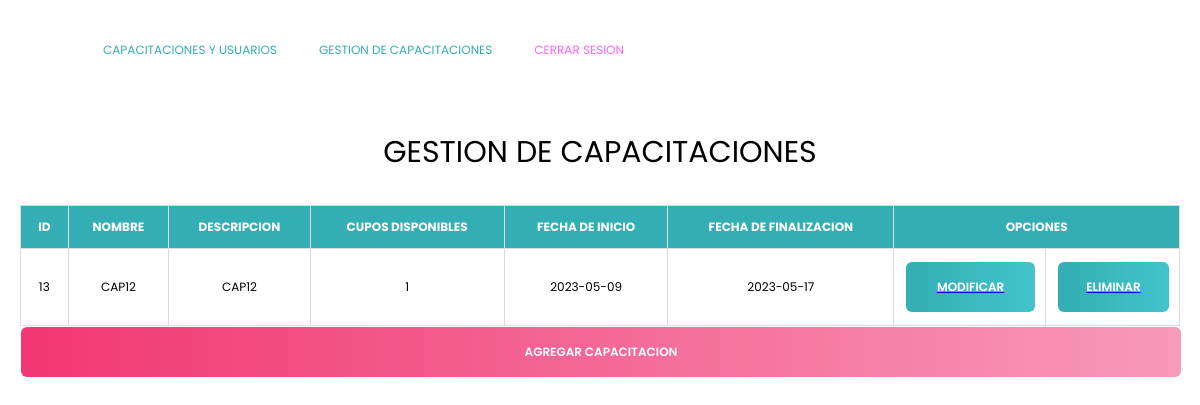
/capacitaciones.php, run on an earlier commit of the app's database.
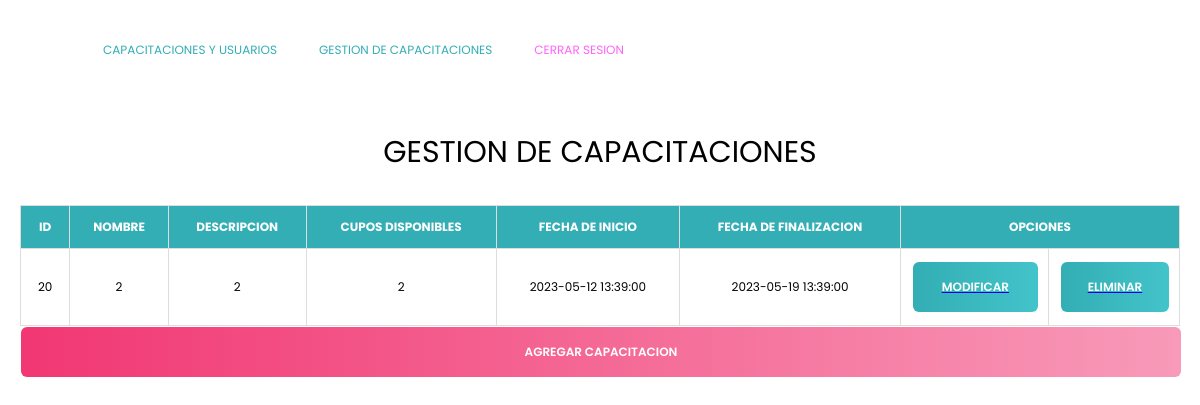
And on a later commit of the database.
### tables this page shows
CREATE TABLE `capacitaciones` (
  `id` int(11) NOT NULL,
  `nombre` varchar(45) NOT NULL,
  `descripcion` varchar(45) NOT NULL,
  `cupo` varchar(45) NOT NULL,
  `fechai` datetime NOT NULL,
  `fechaf` datetime NOT NULL
);

### api/objects/capi.php (called while the page is built, shortened)
<?php
class Capi{
    private $conn;
    public function __construct($db){
        $this->conn = $db;
    }
    public function Listar()
    {
        try
        {
            $stm = $this->conn->prepare("SELECT * FROM capacitaciones ");
            $stm->execute();
            return $stm->fetchAll(PDO::FETCH_OBJ);
        }
        catch(Exception $e)
        {
            die($e->getMessage());
        }
    }
}
?>

### capacitaciones.php (the view, shortened to what this page needs)
<?php
$usuario1 = $_GET['usuario1'];
$rol = $_GET['rol'];
$diaSemana = intval(date('w')) +1 -1;
$horaActual = intval(date('H')) * 3600 + intval(date('i')) * 60 + intval(date('s'));
$esDiaLaboral = $diaSemana >= 1 && $diaSemana <= 5;
$estaEnHorario = ($horaActual >= 10 * 3600) && ($horaActual <= 22 * 3600);
$botonActivo = $esDiaLaboral && $estaEnHorario;
?>
<!DOCTYPE html>
<html lang="en" >
<head>
  <link rel="stylesheet" href="assets/css/styletable.css"/>
</head>
<header class="header">
      <nav class="nav">
        <ul class="nav-menu">
          <li class="nav-menu-item">
            <a href="#" class="nav-menu-link nav-link" id="ff"></a>
          </li>
          <li class="nav-menu-item">
            <a href="capacitacionesusu.php?usuario1=<?php echo $usuario1; ?>&rol=<?php echo $rol; ?>" class="nav-menu-link nav-link" id="ff">Capacitaciones Y Usuarios</a>
          </li>
          <li class="nav-menu-item">
            <a href="capacitaciones.php?usuario1=<?php echo $usuario1; ?>&rol=<?php echo $rol; ?>" class="nav-menu-link nav-link " id="ff">Gestion de Capacitaciones</a>
          </li>
          <li class="nav-menu-item">
            <a href="./api/user/cerrar.php?usuario=<?php echo $usuario1; ?>&metodo=get" class="nav-menu-link nav-link nav-menu-link_active" id="ff">Cerrar Sesion</a>
          </li>
        </ul>
      </nav>
      </header>
<div class="tablap">
   <table class="table">
     <thead>
        <p align="center">Gestion de Capacitaciones</p>
        <tr>
         <th>id</th>
         <th>Nombre</th>
         <th>Descripcion</th>
         <th>Cupos Disponibles</th>
         <th>Fecha de Inicio</th>
         <th>Fecha de Finalizacion</th>
      <?php
              if ($rol != 1 && $botonActivo) {
       echo'<th colspan="2">Opciones</th>';
      }?>
        </tr>
     </thead>
     <tbody>
            <?php
            require_once 'api/objects/capi.php';
           $database = new Database();
            $db = $database->getConnection();
            $capi = new Capi($db);
           $resultado = $capi->Listar();
            foreach($resultado as $r): ?>
        <tr>
            <td><?php echo $r->id; ?></td>
            <td><?php echo $r->nombre; ?></td>
            <td><?php echo $r->descripcion; ?></td>
            <td><?php echo $r->cupo; ?></td>
            <td><?php echo $r->fechai; ?></td>
            <td><?php echo $r->fechaf; ?></td>
         <?php
          $fecha_actual = time();
          $fechaf = strtotime($r->fechaf);
              if ($rol != 1 && $botonActivo) {
                 echo '<td id="pupu"><a href="modigica.php?usuario1=' . $usuario1 . '&rol=' . $rol . '&id=' . $r->id . '"><button type="button" class="boton2">Modificar</button></a></td>';
                 if ($fechaf >= $fecha_actual){
                   echo '<td id="pupu"><a href="api/user/elicapi.php?usuario1=' . $usuario1 . '&rol=' .$rol .'&id=' . $r->id . '"> <button type="button" class="boton2">Eliminar</button> </a></td>';
               }else {
            echo '<td></td>';
              }
            }else {
            echo '<td></td>';
            }
            ?>
        </tr>
    <?php endforeach; ?>
     </tbody>
   </table>
  <?php
     if ($rol != 1 && $botonActivo) {
    echo '<a href="regica.php?usuario1=' . urlencode($usuario1) . '&rol=' . urlencode($rol) . '" id="aa"><button type="button" class="boton">Agregar Capacitacion</button></a>';
     }
    ?>
   </div>
</body>
</html>

### assets/CSS/styletable.css (style rules this page uses)
* { margin: 0; box-sizing: border-box; }
p { font-size: 30px; margin-bottom: 30px; }
.header { background-color: #FFF; height: 100px; position: fixed; width: 100%; top: 0; left: 0; }
.nav { display: flex; justify-content: space-between; }
.nav-link { color: #32AEB4; text-decoration: none; }
.nav-menu { display: flex; margin-right: 40px; list-style: none; }
.nav-menu-item { font-size: 12px; margin: 0 9px; line-height: 100px; text-transform: uppercase; width: max-content; }
.nav-menu-link { padding: 8px 12px; border-radius: 3px; }
.nav-menu-link:hover, .nav-menu-link_active { background: none; color: #FF63F9; }
.tablap { margin-top: 40px; text-transform: uppercase; }
.table { width: 100%; border-collapse: collapse; }
.table td,.table th { padding:12px 11px; border:1px solid #ddd; text-align: center; font-size:12px; }
.table th { background-color: #32AEB4; color:#ffffff; }
.boton { text-decoration: none; padding: 9px; font-family: 'Poppins', sans-serif; font-weight: 600; font-size: 12px; color: #ffffff; border-radius: 6px; border: none; background-image: linear-gradient(to right, #F13774, #f89ab9, #F13774); background-size: 200%; text-transform: uppercase; margin: 1px; cursor: pointer; transition: .5s; display: block; width: 100%; height: 50px; outline: none; }
.boton2 { text-decoration: none; padding: 10px; font-family: 'Poppins', sans-serif; font-weight: 600; font-size: 12px; color: #ffffff; border-radius: 6px; border: none; background-image: linear-gradient(to right, #32AEB4, #43c4ca, #32AEB4); background-size: 200%; text-transform: uppercase; margin: 1px; cursor: pointer; transition: .5s; display: block; width: 100%; height: 50px; outline: none; }
#aa { display: block; text-align: right; text-decoration: none; color: #999; font-size: 0.9rem; transition: .3s; }

What changed in the data, as far as the page shows it:
removed capacitaciones: id "13", nombre "CAP12", descripcion "CAP12", cupo "1", fechai "2023-05-09", fechaf "2023-05-17"
added capacitaciones: id "20", nombre "2", descripcion "2", cupo "2", fechai "2023-05-12 13:39:00", fechaf "2023-05-19 13:39:00"
